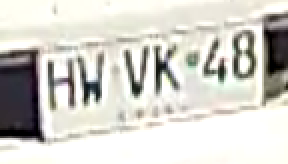
#> input picture camion2.png, 144 x 82 px (shown 2 times larger)
$ python main.py   (older library calls are emulated)
#> lines starting #> are read from the running program, lines starting #| are printed output that depends on the picture; after the words box and inside, x2 and y2 are one past the last pixel; in counts of white or black regions, pixels touching at a corner belong together
### processImageOCV.py
import cv2
import matplotlib.pyplot as plt
import numpy as np
import copy
np.set_printoptions(threshold=np.inf)


def processImage(file='./camion3.png', output='./license3processed.png',
                 mask_tol=0):

#> called with file = 'camion2.png', output = 'license2processed.png', mask_tol = 0
    img = cv2.imread(file)
#> img is the input picture: shape (82, 144, 3); mean B, G, R 201.7, 208.5, 210
    img = cv2.resize(img, (0, 0), fx=5, fy=5)
#> img: shape (410, 720, 3)

    gray_img = cv2.cvtColor(img, cv2.COLOR_RGB2GRAY)

    dns = cv2.fastNlMeansDenoising(gray_img, None, 10)

    ret, thr = cv2.threshold(dns, 0, 255, cv2.THRESH_BINARY+cv2.THRESH_OTSU)
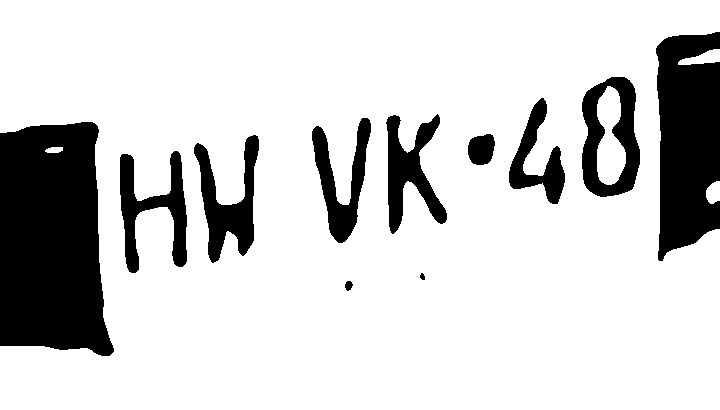
#> thr: shape (410, 720); 81.7% white; 11 black regions, largest, box (x1, y1, x2, y2) and area: (0, 122, 114, 356) 22180, (656, 32, 720, 261) 11986, (582, 77, 640, 197) 3805
#> ret = 155
    mask = thr > mask_tol
    image = thr[np.ix_(mask.any(1), mask.any(0))]

    # Check if pre-filter is needed

    hist, bins = np.histogram(image, bins=[0, 122, 255])
#> hist = [54142, 241058]; bins = [0, 122, 255]
    hist = np.array(hist).astype(float)
    white_perc = hist[1] / (hist[0] + hist[1])
#> white_perc = 0.817

    if white_perc > 0.75:
        image = preFilter(image)

    image = firstFilter(image)
    image = secondFilter(image)
    image = getBoundingBoxes(image)

    cv2.imwrite(output, image)


def preFilter(img):

    print('Pre-Filter entered')

    row_mean = np.mean(img, axis=1)
#> row_mean = 410 values, max 255 at index 0, min 127.1 at index 180, mean 208.2
    col_mean = np.mean(img, axis=0)
#> col_mean = 720 values, max 255 at index 114, min 112 at index 94, mean 208.2


    for i, row in enumerate(row_mean):
        hist, bins = np.histogram(img[i, :], bins=[0, 122, 255])
        hist = np.array(hist).astype(float)

        if (hist[0] / (hist[0] + hist[1]) > 0.1):
            mask_row_upper = i
            break
#> this loop made 78 passes
#> mask_row_upper on pass 78: 77
#> (row, hist) on passes 1 to 6: (255, [0, 720]), (255, [0, 720]), (255, [0, 720]), (255, [0, 720]), (255, [0, 720]), (255, [0, 720])

    for i in reversed(range(len(row_mean))):
        hist, bins = np.histogram(img[i, :], bins=[0, 122, 255])
        hist = np.array(hist).astype(float)

        if (hist[0] / (hist[0] + hist[1]) > 0.1):
            mask_row_lower = i
            break
#> this loop made 65 passes
#> mask_row_lower on pass 65: 345
#> (i, hist) on passes 1 to 6: (409, [0, 720]), (408, [0, 720]), (407, [0, 720]), (406, [0, 720]), (405, [0, 720]), (404, [0, 720])

    for i, col in enumerate(col_mean):
        hist, bins = np.histogram(img[:, i], bins=[0, 122, 255])
        hist = np.array(hist).astype(float)

        if (hist[0] / (hist[0] + hist[1]) > 0.25):
            mask_col_left = i
            break
#> this loop made 1 pass
#> (col, hist, bins, mask_col_left) on pass 1: (122.5, [213, 197], [0, 122, 255], 0)

    for i in reversed(range(len(col_mean))):
        hist, bins = np.histogram(img[:, i], bins=[0, 122, 255])
        hist = np.array(hist).astype(float)

        if (hist[0] / (hist[0] + hist[1]) > 0.25):
            mask_col_right = i
            break
#> this loop made 1 pass
#> (i, hist, bins, mask_col_right) on pass 1: (719, [164, 246], [0, 122, 255], 719)

    img = img[
        np.ix_([x for x in range(mask_row_upper, mask_row_lower + 1)],
               [x for x in range(mask_col_left, mask_col_right + 1)])
    ]
#> img: shape (269, 720); 73.3% white; 11 black regions, largest, box (x1, y1, x2, y2) and area: (0, 45, 113, 269) 21864, (657, 0, 720, 184) 9804, (582, 0, 640, 120) 3805

    # plt.subplot()
    # plt.imshow(img)
    # plt.show()

    return img


def firstFilter(img):

    row_mean = np.mean(img, axis=1)
#> row_mean = 269 values, max 227.7 at index 0, min 127.1 at index 103, mean 187
    col_mean = np.mean(img, axis=0)
#> col_mean = 720 values, max 255 at index 113, min 42.66 at index 81, mean 187

    for i, row in enumerate(row_mean):
        hist, bins = np.histogram(img[i, :], bins=[0, 122, 255])
        hist = np.array(hist).astype(float)

        if (hist[1] / (hist[0] + hist[1]) > 0.551):
            mask_row_upper = i
            break
#> this loop made 1 pass
#> (row, hist, bins, mask_row_upper) on pass 1: (227.7, [77, 643], [0, 122, 255], 0)

    for i in reversed(range(len(row_mean))):
        hist, bins = np.histogram(img[i, :], bins=[0, 122, 255])
        hist = np.array(hist).astype(float)

        if (hist[1] / (hist[0] + hist[1]) > 0.76):
            mask_row_lower = i
            break
#> this loop made 1 pass
#> (i, hist, bins, mask_row_lower) on pass 1: (268, [113, 607], [0, 122, 255], 268)

    for i, col in enumerate(col_mean):
        hist, bins = np.histogram(img[:, i], bins=[0, 122, 255])
        hist = np.array(hist).astype(float)

        if (hist[1] / (hist[0] + hist[1]) > 0.6):
            mask_col_left = i
            break
#> this loop made 100 passes
#> mask_col_left on pass 100: 99
#> (col, hist) on passes 1 to 6: (53.09, [213, 56]), (53.09, [213, 56]), (53.09, [213, 56]), (53.09, [213, 56]), (53.09, [213, 56]), (53.09, [213, 56])

    for i in reversed(range(len(col_mean))):
        hist, bins = np.histogram(img[:, i], bins=[0, 122, 255])
        hist = np.array(hist).astype(float)

        if (hist[1] / (hist[0] + hist[1]) > 0.7):
            mask_col_right = i
            break
#> this loop made 61 passes
#> (i, hist) on passes 1 to 12: (719, [132, 137]), (718, [132, 137]), (717, [132, 137]), (716, [131, 138]), (715, [132, 137]), (714, [132, 137]), (713, [132, 137]), (712, [132, 137]), (711, [134, 135]), (710, [135, 134]), (709, [137, 132]), (708, [140, 129])
#> i on passes 46 to 51: 674, 673, 672, 671, 670, 669

    img = img[
        np.ix_([x for x in range(mask_row_upper, mask_row_lower + 1)],
               [x for x in range(mask_col_left, mask_col_right + 1)])
    ]
#> img: shape (269, 561); 86.4% white; 12 black regions, largest, box (x1, y1, x2, y2) and area: (483, 0, 541, 120) 3805, (95, 58, 160, 186) 3557, (21, 74, 88, 196) 3393

    return img


def secondFilter(img):

    row_mean = np.mean(img, axis=1)

    for i, mean in enumerate(row_mean):
        if mean < 200:
            img[i, :] = 255
        else:
            break
#> this loop made 1 pass
#> mean on pass 1: 247.3

    for i, mean in enumerate(reversed(row_mean)):
        if mean < 250:
            img[len(row_mean) - i - 1, :] = 255
        else:
            break
#> this loop made 6 passes
#> mean on passes 1 to 6: 248.6, 249.1, 249.1, 249.5, 249.5, 250

    col_mean = np.mean(img, axis=0)

    for i, mean in enumerate(col_mean):
        if mean < 200:
            img[:, i] = 255
        else:
            break
#> this loop made 3 passes
#> mean on passes 1 to 3: 181.1, 191.5, 200
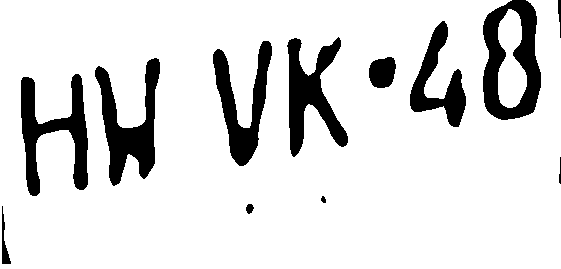
#> img: shape (269, 561); 86.6% white; 12 black regions, largest, box (x1, y1, x2, y2) and area: (483, 0, 541, 120) 3805, (95, 58, 160, 186) 3557, (21, 74, 88, 196) 3393

    for i, mean in enumerate(reversed(col_mean)):
        if mean < 200:
            img[:, len(col_mean) - i - 1] = 255
        else:
            break
#> this loop made 2 passes
#> mean on passes 1 to 2: 193.4, 225.6

    return img


def getBoundingBoxes(img):

    img[0, :] = 255
#> img: shape (269, 561); 86.6% white; 12 black regions (1 under 20 px), largest, box (x1, y1, x2, y2) and area: (483, 1, 541, 120) 3791, (95, 58, 160, 186) 3557, (21, 74, 88, 196) 3393
    img[-1, :] = 255
    img[:, 0] = 255
    img[:, -1] = 255

    image = copy.deepcopy(img)

    image, cnt, h = cv2.findContours(image, cv2.RETR_TREE,
                                     cv2.CHAIN_APPROX_SIMPLE)

    img = cv2.cvtColor(img, cv2.COLOR_GRAY2RGB)
    # img = cv2.drawContours(img, cnt, -1, (0, 255, 0), 3)

    w, h = img.shape[:2]
    box_mask = np.zeros((w, h), np.int8)

    for c in cnt:
        x, y, w, h = cv2.boundingRect(c)

        if w*h > 5000 and w*h < 25000:
            box_mask = cv2.rectangle(box_mask, (x, y), (x+w, y+h), 255, -1)
#> this loop made 14 passes
#> c on pass 1: [[0, 0], [0, 268], [560, 268], [560, 0]]
#> box_mask: shape (269, 561) int8; values 0 (black) and 127 (white), 31.4% white; 6 white regions, box (x1, y1, x2, y2) and area: (94, 57, 162, 188) 8908, (20, 73, 90, 198) 8750, (212, 40, 274, 168) 7936, (286, 36, 350, 159) 7872, (482, 0, 543, 122) 7442, (409, 20, 468, 129) 6431

    inv_img = cv2.bitwise_not(img)
    masked_data = cv2.bitwise_and(inv_img, inv_img, mask=box_mask)
#> masked_data: shape (269, 561, 3); 12.7% white; 6 white regions, box (x1, y1, x2, y2) and area: (483, 1, 541, 120) 3791, (95, 58, 160, 186) 3557, (21, 74, 88, 196) 3393, (287, 37, 348, 157) 3234, (213, 41, 272, 166) 2953, (410, 21, 466, 127) 2279
    img = cv2.bitwise_not(masked_data)

    plt.subplot()
    plt.imshow(img)
    plt.show()
    return img

### main.py
from processImageOCV import processImage
import time
import subprocess

file = 'license4processed.png'
param = 7

tic = time.clock()
processImage(file='camion2.png', output='license2processed.png')
subprocess.call(['tesseract', 'license2processed.png', 'stdout', '-psm', str(param)])
#> (this line was passed over: subprocess is not available in this run)

processImage(file='patente5.png', output='license5processed.png')
#> call 2 of processImage, with file = 'patente5.png', output = 'license5processed.png', mask_tol = 0
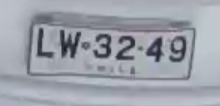
#> input picture patente5.png, 220 x 106 px
#> in processImage, img is the input picture: shape (106, 220, 3); mean B, G, R 170.8, 161.6, 157.7
#> in processImage (call 2), `ret, thr = cv2.threshold(dns, 0, 255, cv2.THRESH_BINARY+cv2.THRESH_OTSU)`: thr: shape (530, 1100); 81% white; 12 black regions, largest, box (x1, y1, x2, y2) and area: (125, 62, 977, 400) 61367, (296, 147, 407, 293) 10216, (845, 179, 934, 312) 7759
#> the loop in preFilter (call 2), `for i, row in enumerate(row_mean):` made 67 passes
#> the loop in preFilter (call 2), `for i in reversed(range(len(row_mean))):` made 131 passes
#> i on passes 1 to 12: 529, 528, 527, 526, 525, 524, 523, 522, 521, 520, 519, 518
#> the loop in preFilter (call 2), `for i, col in enumerate(col_mean):` made 135 passes
#> the loop in preFilter (call 2), `for i in reversed(range(len(col_mean))):` made 134 passes
#> i on passes 1 to 12: 1099, 1098, 1097, 1096, 1095, 1094, 1093, 1092, 1091, 1090, 1089, 1088
#> in preFilter (call 2), `img = img[ np.ix_([x for x in range(mask_row_upper, mask_row_lower + 1..`: img: shape (334, 833); 60.7% white; 12 black regions, largest, box (x1, y1, x2, y2) and area: (0, 0, 833, 334) 59637, (162, 81, 273, 227) 10216, (711, 113, 800, 246) 7759
#> the loop in firstFilter (call 2), `for i, row in enumerate(row_mean):` made 1 pass
#> row on pass 1: 220.4
#> the loop in firstFilter (call 2), `for i in reversed(range(len(row_mean))):` made 1 pass
#> i on pass 1: 333
#> the loop in firstFilter (call 2), `for i, col in enumerate(col_mean):` made 30 passes
#> col on passes 1 to 12: 151.9, 148.1, 145.8, 143.5, 140.5, 137.4, 132.8, 116.8, 93.91, 85.51, 78.64, 74.06
#> the loop in firstFilter (call 2), `for i in reversed(range(len(col_mean))):` made 23 passes
#> i on passes 1 to 12: 832, 831, 830, 829, 828, 827, 826, 825, 824, 823, 822, 821
#> in firstFilter (call 2), `img = img[ np.ix_([x for x in range(mask_row_upper, mask_row_lower + 1..`: img: shape (334, 782); 61.2% white; 13 black regions, largest, box (x1, y1, x2, y2) and area: (0, 0, 782, 134) 41926, (133, 81, 244, 227) 10216, (0, 273, 782, 334) 9682
#> the loop in secondFilter (call 2), `for i, mean in enumerate(row_mean):` made 1 pass
#> mean on pass 1: 218.2
#> the loop in secondFilter (call 2), `for i, mean in enumerate(reversed(row_mean)):` made 70 passes
#> mean on passes 1 to 12: 206.7, 186.5, 163, 154.2, 152, 149.7, 146.4, 142.8, 128.8, 163.7, 195.7, 189.8
#> after the loop in secondFilter (call 2), `for i, mean in enumerate(reversed(row_mean)):`: img: shape (334, 782); 65.6% white; 9 black regions, largest, box (x1, y1, x2, y2) and area: (0, 0, 782, 134) 41926, (133, 81, 244, 227) 10216, (682, 113, 771, 246) 7759
#> the loop in secondFilter (call 2), `for i, mean in enumerate(col_mean):` made 4 passes
#> mean on passes 1 to 4: 169.5, 177.9, 184, 202.3
#> after the loop in secondFilter (call 2), `for i, mean in enumerate(col_mean):`:
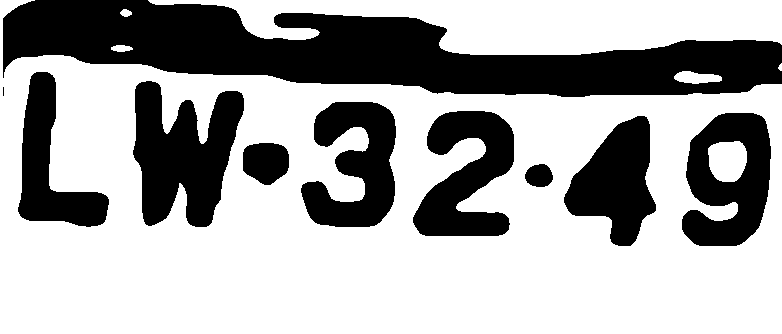
#> img: shape (334, 782); 65.7% white; 10 black regions (1 under 20 px), largest, box (x1, y1, x2, y2) and area: (3, 0, 782, 97) 41611, (133, 81, 244, 227) 10216, (682, 113, 771, 246) 7759
#> the loop in secondFilter (call 2), `for i, mean in enumerate(reversed(col_mean)):` made 1 pass
#> mean on pass 1: 231.3
#> in getBoundingBoxes (call 2), `img[0, :] = 255`: img: shape (334, 782); 65.7% white; 10 black regions (1 under 20 px), largest, box (x1, y1, x2, y2) and area: (3, 1, 782, 97) 41498, (133, 81, 244, 227) 10216, (682, 113, 771, 246) 7759
#> in getBoundingBoxes (call 2), `img[:, -1] = 255`: img: shape (334, 782); 65.7% white; 10 black regions (1 under 20 px), largest, box (x1, y1, x2, y2) and area: (3, 1, 781, 97) 41467, (133, 81, 244, 227) 10216, (682, 113, 771, 246) 7759
#> the loop in getBoundingBoxes (call 2), `for c in cnt:` made 15 passes
#> c on pass 1: [[0, 0], [0, 333], [781, 333], [781, 0]]
#> after the loop in getBoundingBoxes (call 2), `for c in cnt:`: box_mask: shape (334, 782) int8; values 0 (black) and 127 (white), 31.7% white; 6 white regions, box (x1, y1, x2, y2) and area: (132, 80, 246, 229) 16986, (17, 71, 111, 229) 14852, (412, 110, 516, 238) 13312, (563, 115, 658, 248) 12635, (300, 101, 398, 229) 12544, (681, 112, 773, 248) 12512
#> in getBoundingBoxes (call 2), `masked_data = cv2.bitwise_and(inv_img, inv_img, mask=box_mask)`: masked_data: shape (334, 782, 3); 17.6% white; 7 white regions, largest, box (x1, y1, x2, y2) and area: (133, 81, 244, 227) 10216, (682, 113, 771, 246) 7759, (413, 111, 514, 236) 7579
subprocess.call(['tesseract', 'license5processed.png', 'stdout', '-psm', str(param)])
#> (this line was passed over: subprocess is not available in this run)

processImage(file='patente4.png', output='license4processed.png')
#> call 3 of processImage, with file = 'patente4.png', output = 'license4processed.png', mask_tol = 0
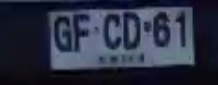
#> input picture patente4.png, 218 x 85 px
#> in processImage, img is the input picture: shape (85, 218, 3); mean B, G, R 66, 47.8, 42.8
#> in processImage (call 3), `ret, thr = cv2.threshold(dns, 0, 255, cv2.THRESH_BINARY+cv2.THRESH_OTSU)`: thr: shape (425, 1090); 35.2% white; 5 white regions, box (x1, y1, x2, y2) and area: (245, 35, 973, 348) 155442, (638, 94, 683, 214) 4356, (793, 149, 826, 204) 1487, (0, 0, 203, 6) 1173, (794, 99, 816, 123) 442
#> in processImage (call 3), `image = thr[np.ix_(mask.any(1), mask.any(0))]`: image: shape (319, 931); 54.9% white; 12 black regions, largest, box (x1, y1, x2, y2) and area: (0, 0, 931, 319) 78950, (726, 33, 808, 205) 9327, (575, 33, 658, 218) 9132
#> in firstFilter (call 3), `img = img[ np.ix_([x for x in range(mask_row_upper, mask_row_lower + 1..`: img: shape (275, 710); 75.5% white; 14 black regions (2 under 20 px), largest, box (x1, y1, x2, y2) and area: (515, 14, 597, 186) 9327, (364, 14, 447, 199) 9132, (19, 33, 105, 209) 8835
#> the loop in secondFilter (call 3), `for i, mean in enumerate(row_mean):` made 2 passes
#> mean on passes 1 to 2: 197.9, 201.8
#> after the loop in secondFilter (call 3), `for i, mean in enumerate(row_mean):`:
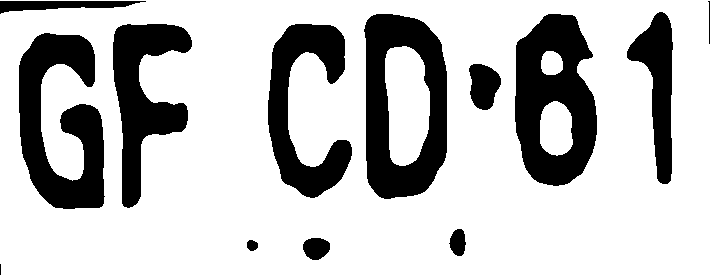
#> img: shape (275, 710); 75.5% white; 13 black regions (1 under 20 px), largest, box (x1, y1, x2, y2) and area: (515, 14, 597, 186) 9327, (364, 14, 447, 199) 9132, (19, 33, 105, 209) 8835
#> the loop in secondFilter (call 3), `for i, mean in enumerate(reversed(row_mean)):` made 1 pass
#> mean on pass 1: 254.6
#> the loop in secondFilter (call 3), `for i, mean in enumerate(col_mean):` made 1 pass
#> mean on pass 1: 232.7
#> the loop in secondFilter (call 3), `for i, mean in enumerate(reversed(col_mean)):` made 1 pass
#> mean on pass 1: 215.1
#> the loop in getBoundingBoxes (call 3), `for c in cnt:` made 16 passes
#> c on passes 1, 15: [[0, 0], [0, 274], [709, 274], [709, 0]], [[707, 1], [708, 0], [709, 1], [708, 2]]
#> after the loop in getBoundingBoxes (call 3), `for c in cnt:`:
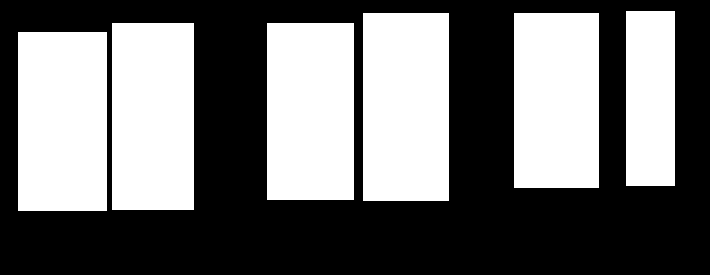
#> box_mask: shape (275, 710) int8; values 0 (black) and 127 (white), 44.2% white; 6 white regions, box (x1, y1, x2, y2) and area: (363, 13, 449, 201) 16168, (18, 32, 107, 211) 15931, (267, 23, 354, 200) 15399, (112, 23, 194, 210) 15334, (514, 13, 599, 188) 14875, (626, 11, 675, 186) 8575
subprocess.call(['tesseract', 'license4processed.png', 'stdout', '-psm', str(param)])
#> (this line was passed over: subprocess is not available in this run)


toc = time.clock()

print('Time: %f' % (toc - tic))
